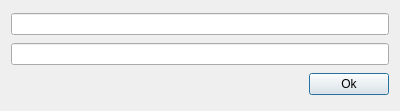
<?xml version="1.0" encoding="UTF-8"?>
<ui version="4.0">
 <class>UserDialog</class>
 <widget class="QDialog" name="UserDialog">
  <property name="geometry">
   <rect>
    <x>0</x>
    <y>0</y>
    <width>400</width>
    <height>111</height>
   </rect>
  </property>
  <property name="windowTitle">
   <string>Usuário</string>
  </property>
  <layout class="QVBoxLayout" name="verticalLayout">
   <item>
    <widget class="QLineEdit" name="lineEditClientID">
     <property name="toolTip">
      <string/>
     </property>
    </widget>
   </item>
   <item>
    <widget class="QLineEdit" name="lineEditClientSecret"/>
   </item>
   <item>
    <layout class="QHBoxLayout" name="horizontalLayout">
     <item>
      <spacer name="horizontalSpacer">
       <property name="orientation">
        <enum>Qt::Horizontal</enum>
       </property>
       <property name="sizeHint" stdset="0">
        <size>
         <width>40</width>
         <height>20</height>
        </size>
       </property>
      </spacer>
     </item>
     <item>
      <widget class="QPushButton" name="pushButtonOk">
       <property name="text">
        <string>Ok</string>
       </property>
      </widget>
     </item>
    </layout>
   </item>
  </layout>
 </widget>
 <resources/>
 <connections/>
</ui>
